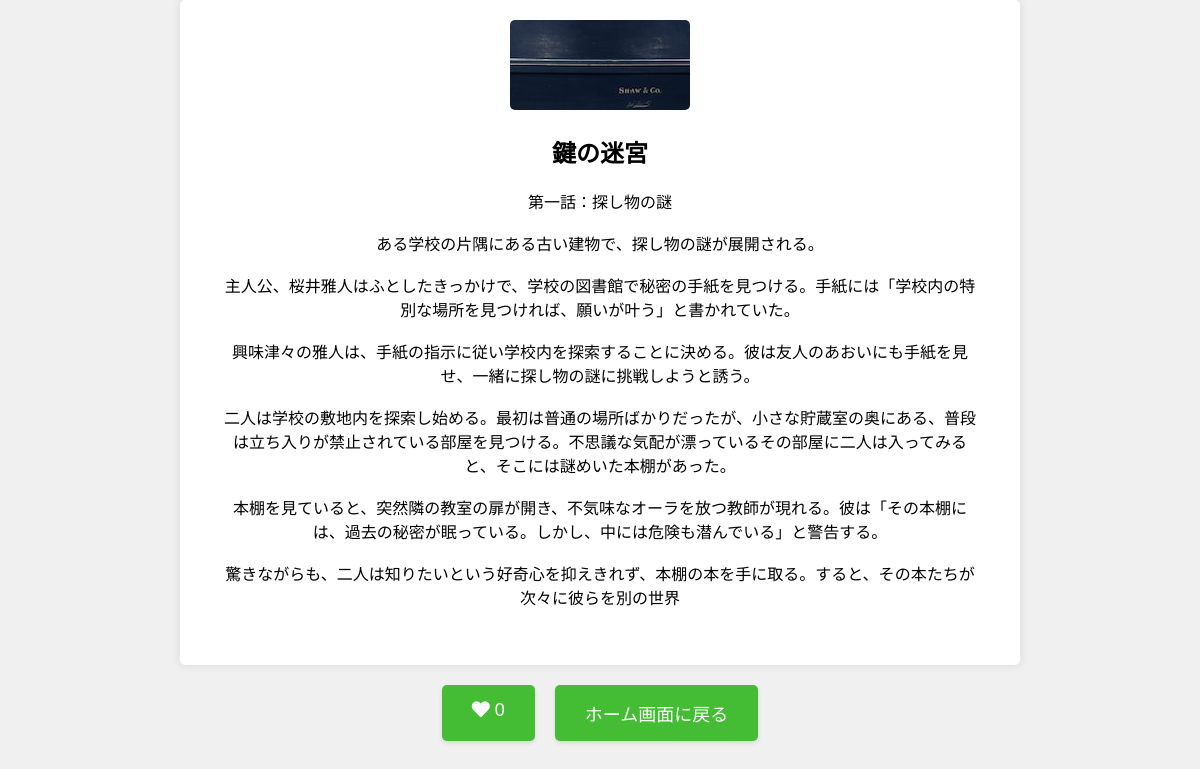
Page /9/detail/ on the committed database.
### story_app/models.py (models this page shows, shortened)
class Novel(models.Model):
    genre = models.TextField()
    where = models.TextField()
    when = models.TextField()
    content = models.TextField()
    title = models.TextField()
    image = models.ForeignKey(NovelImage, on_delete=models.SET_NULL, null=True, blank=True)
    like = models.IntegerField(default=0)

class NovelImage(models.Model):
    image_text = models.CharField(max_length=200)
    image = models.ImageField(upload_to='novel_images/')

### story_app/views.py (the view)
# urls.py: path('<int:novel_id>/detail/', views.detail, name='detail'),
def detail(request, novel_id):
    try:
        novel = Novel.objects.get(pk=novel_id)
    except Novel.DoesNotExist:
        raise Http404("Novel does not exist")
    context = {
        "novel": novel,
    }
    return render(request, "story_app/detail.html", context)

### story_app/templates/story_app/detail.html (shortened to what this page needs)
{% load static %}
<!DOCTYPE html>
<html lang="ja">
<head>
    <link rel="stylesheet" href="{% static 'story_app/css/detail.css' %}">
    <link rel="stylesheet" href="https://cdnjs.cloudflare.com/ajax/libs/font-awesome/5.15.3/css/all.min.css">
</head>
<body>
    <div class="container">
        <img src="{{ novel.image.image.url }}" alt="{{ novel.title }}" class="cover-image">
        <div class="novel-info">
            <h1 class="novel-title">{{ novel.title }}</h1>
            <p class="novel-content">{{ novel.content|linebreaksbr }}</p>
        </div>
    </div>
    <div class="button-container">
        <a href="{% url 'story_app:like' novel.id %}" class="button like-button">
            <i class="fas fa-heart"></i>
            {{ novel.like }}
        </a>
        <a href="{% url 'story_app:index' %}" class="button return-button">
            ホーム画面に戻る
        </a>
    </div>
</body>
</html>

### story_app/static/story_app/css/detail.css (style rules this page uses)
body { font-family: Arial, sans-serif; background-color: #f0f0f0; margin: 0; padding: 0; }
.container { max-width: 800px; margin: 0 auto; padding: 20px; background-color: #fff; border-radius: 5px; box-shadow: 0px 0px 10px rgba(0, 0, 0, 0.1); text-align: center; }
.cover-image { max-width: 100%; height: auto; border-radius: 5px; }
.novel-info { padding: 20px; }
.novel-title { font-size: 24px; margin-top: 0; text-align: center; }
.novel-content { font-size: 16px; margin-top: 20px; }
.return-button { background-color: #44bc34; color: #fff; padding: 15px 30px; border: none; border-radius: 5px; font-size: 18px; cursor: pointer; text-decoration: none; display: inline-block; transition: background-color 0.3s ease; outline: none; box-shadow: 0px 2px 4px rgba(0, 0, 0, 0.1); }
.button-container { display: flex; justify-content: center; margin-top: 20px; }
.button { background-color: #44bc34; color: #fff; padding: 15px 30px; border: none; border-radius: 5px; font-size: 18px; cursor: pointer; text-decoration: none; transition: background-color 0.3s ease; outline: none; box-shadow: 0px 2px 4px rgba(0, 0, 0, 0.1); display: inline-block; margin: 0 10px; }

### rows in the picture
Novel: image.image (picture), title "鍵の迷宮", content "第一話：探し物の謎 ある学校の片隅にある古い建物で、探し物の謎が展開される。 主人公、桜井雅人はふとしたきっかけで、学校の図書館で秘密の手紙を見つける。手紙には「学校内の特別な場所を見つければ、願いが叶う」と書かれていた。 興味津々の雅人は、手紙の指示に従い学校内を探索することに決める。彼は友人のあおいにも手紙を見せ、一緒に探し物の謎に挑戦しようと誘う。 二人は学校の敷地内を探索し始める。最初は普通の場所ばかりだったが、小さな貯蔵室の奥にある、普段は立ち入りが禁止されている部屋を見つける。不思議な気配が漂っているその部屋に二人は入ってみると、そこには謎めいた本棚があった。 本棚を見ていると、突然隣の教室の扉が開き、不気味なオーラを放つ教師が現れる。彼は「その本棚には、過去の秘密が眠っている。しかし、中には危険も潜んでいる」と警告する。 驚きながらも、二人は知りたいという好奇心を抑えきれず、本棚の本を手に取る。すると、その本たちが次々に彼らを別の世界", like "0"
